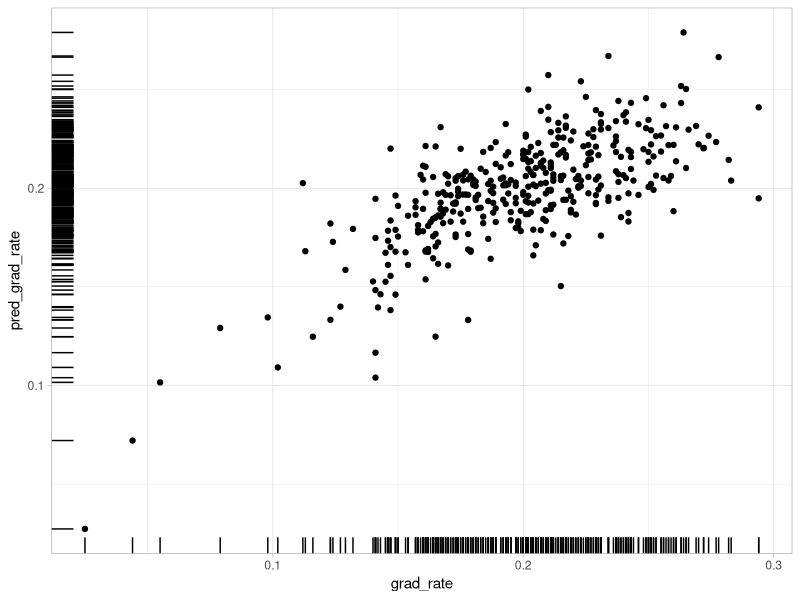
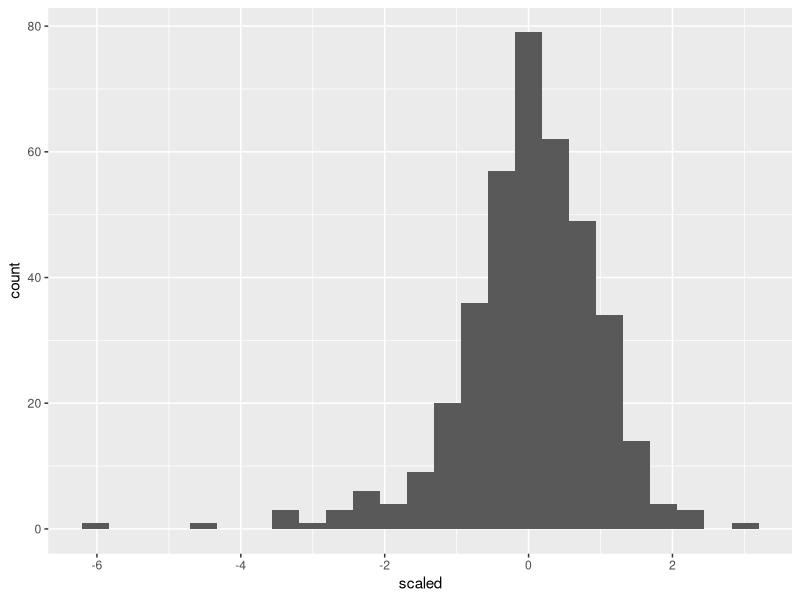
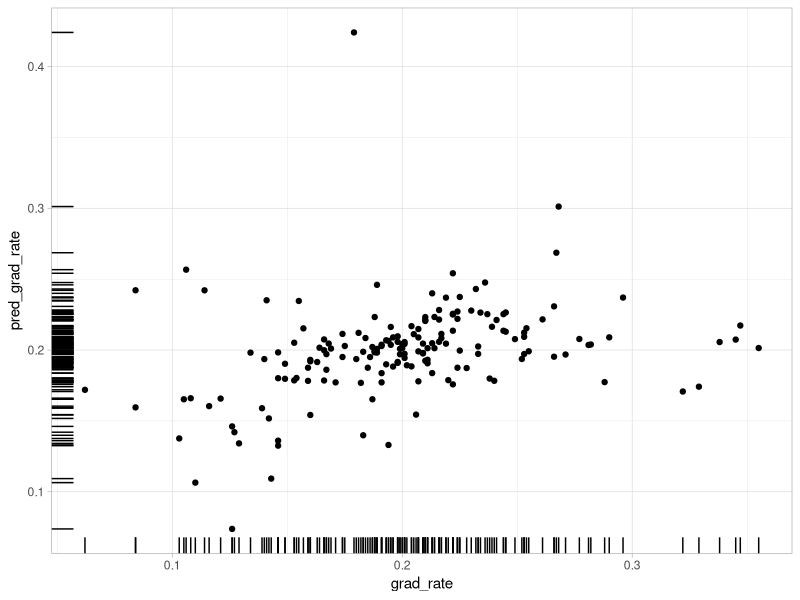
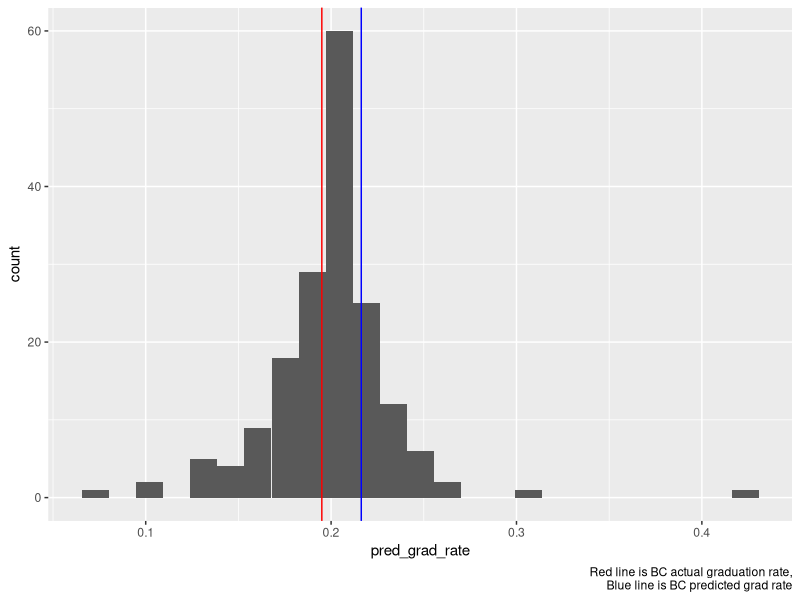

Source code (R) for these figures, in order:
## ---- chunk 1
knitr::opts_chunk$set(echo = TRUE)
library(tidyverse)
library(modelr)

set.seed(310)
## ---- chunk 2
#load training
training <- read_csv(here::here("data/train_data.csv")) %>% 
  dplyr::select(-contains("X"), -id)

#load testing
testing <- read_csv(here::here("data/test_data.csv")) %>% 
  dplyr::select(-contains("X"), -id) 
## ---- chunk 3
model.1 <- lm(grad_rate ~ student_count +spending_per_award +full_time_pct
             +full_time_count +med_sat_value +aid_value
             +endow_value +grad_on_time_pct +pell_value +fresh_retain_value
             + full_time_fac_pct,
             data = training)

#remove outliers using model 1
training_without_outliers <- add_residuals(data = training,
                                           model = model.1,
                                           var = "resid") %>% 
  mutate(sdev = sd(resid),
                std.norm = resid / sdev,
                abs.std = abs(std.norm)) %>% #note: 407 rows at this point
   #dplyr::arrange(desc(abs.std)) %>% 
  filter(abs.std < 2)
## ---- chunk 4
model.10 <- lm(grad_rate ~ spending_per_award 
               + full_time_count
               + med_sat_value
               + endow_value
               + grad_on_time_pct
               + pell_value
               + fresh_retain_value
             + endow_value*spending_per_award     #EndowXSpend
             + pell_value*med_sat_value           #PellXSat
             + fresh_retain_value*med_sat_value   #RetainXSat
             ,data = training_without_outliers)
## ---- chunk 5
training_with_predictions <- add_predictions(training_without_outliers, model.10, var = "pred_grad_rate") %>% 
  #and we dont need these other variables either
  dplyr::select(-resid, -sdev, -std.norm, -abs.std) %>% 
  mutate(scaled = scale(pred_grad_rate))

#and a quick visual of known graduation to predicuted graduation
training_with_predictions %>% 
  ggplot(aes(x = grad_rate, y = pred_grad_rate)) +
  geom_point() + 
  geom_rug() +
  theme_light()

#histogram of scaled predictions
training_with_predictions %>% 
  ggplot() +
  geom_histogram(aes(x = scaled), bins = 25)
## ---- chunk 6
testing_with_predictions <- add_predictions(testing, model.10, var = "pred_grad_rate") %>% 
  #and we dont need these other variables either
  #dplyr::select(-resid, -sdev, -std.norm, -abs.std) %>% 
  mutate(scaled = scale(pred_grad_rate))

#and a quick visual of known graduation to predicuted graduation
testing_with_predictions %>% 
  ggplot(aes(x = grad_rate, y = pred_grad_rate)) +
  geom_point() + 
  geom_rug() +
  theme_light()

#histogram of scaled predictions
testing_with_predictions %>% 
  ggplot() +
  geom_histogram(aes(x = pred_grad_rate), bins = 25) +
  geom_vline(aes(xintercept = 0.2162771), color = "blue") +
  geom_vline(aes(xintercept = 0.195), color = "red") +
  labs(caption = "Red line is BC actual graduation rate,
  Blue line is BC predicted grad rate")
  

#testing_with_predictions %>% filter(institution_name == "Bellevue College")
## ---- chunk 7
testing_with_predictions %>% filter(institution_name == "Bellevue College")
